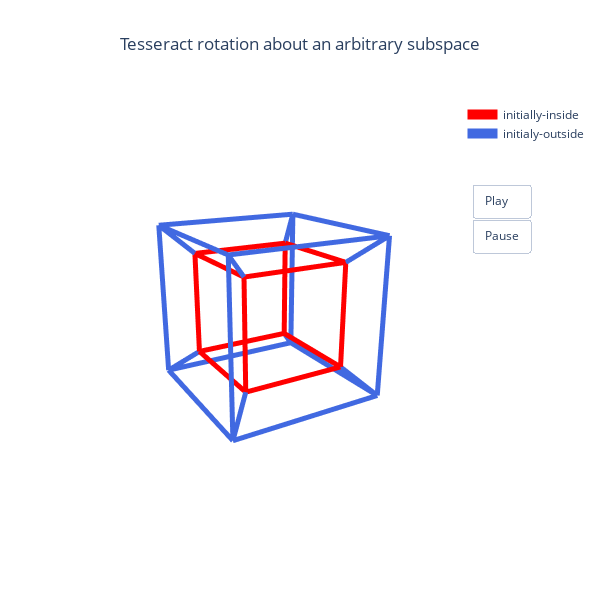

Notebook source saved alongside this figure:
### Code cell
fig.update(frames=frames); 
fig.update_layout(title_text=f'Tesseract rotation about an arbitrary subspace')
iplot(fig)

### Figure 1 — Plotly figure (JSON) as saved in the notebook; plotly's stock layout.template omitted (floating-point values rounded to 4 significant figures)
{"data": [{"line": {"color": "red", "width": 10}, "mode": "lines", "name": "initially-inside", "type": "scatter3d", "x": [-0.5, 0.5, null, 0.5, 0.5, null, 0.5, -0.5, null, -0.5, -0.5, null, -0.5, 0.5, null, 0.5, 0.5, null, 0.5, -0.5, null, -0.5, -0.5, null, -0.5, -0.5, null, 0.5, 0.5, null, 0.5, 0.5, null, -0.5, -0.5, null], "y": [-0.5, -0.5, null, -0.5, 0.5, null, 0.5, 0.5, null, 0.5, -0.5, null, -0.5, -0.5, null, -0.5, 0.5, null, 0.5, 0.5, null, 0.5, -0.5, null, -0.5, -0.5, null, -0.5, -0.5, null, 0.5, 0.5, null, 0.5, 0.5, null], "z": [-0.5, -0.5, null, -0.5, -0.5, null, -0.5, -0.5, null, -0.5, -0.5, null, 0.5, 0.5, null, 0.5, 0.5, null, 0.5, 0.5, null, 0.5, 0.5, null, -0.5, 0.5, null, -0.5, 0.5, null, -0.5, 0.5, null, -0.5, 0.5, null]}, {"line": {"color": "RoyalBlue", "width": 10}, "mode": "lines", "name": "initialy-outside", "type": "scatter3d", "x": [-0.75, 0.75, null, 0.75, 0.75, null, 0.75, -0.75, null, -0.75, -0.75, null, -0.75, 0.75, null, 0.75, 0.75, null, 0.75, -0.75, null, -0.75, -0.75, null, -0.75, -0.75, null, 0.75, 0.75, null, 0.75, 0.75, null, -0.75, -0.75, null, -0.5, -0.75, null, 0.5, 0.75, null, 0.5, 0.75, null, -0.5, -0.75, null, -0.5, -0.75, null, 0.5, 0.75, null, 0.5, 0.75, null, -0.5, -0.75, null], "y": [-0.75, -0.75, null, -0.75, 0.75, null, 0.75, 0.75, null, 0.75, -0.75, null, -0.75, -0.75, null, -0.75, 0.75, null, 0.75, 0.75, null, 0.75, -0.75, null, -0.75, -0.75, null, -0.75, -0.75, null, 0.75, 0.75, null, 0.75, 0.75, null, -0.5, -0.75, null, -0.5, -0.75, null, 0.5, 0.75, null, 0.5, 0.75, null, -0.5, -0.75, null, -0.5, -0.75, null, 0.5, 0.75, null, 0.5, 0.75, null], "z": [-0.75, -0.75, null, -0.75, -0.75, null, -0.75, -0.75, null, -0.75, -0.75, null, 0.75, 0.75, null, 0.75, 0.75, null, 0.75, 0.75, null, 0.75, 0.75, null, -0.75, 0.75, null, -0.75, 0.75, null, -0.75, 0.75, null, -0.75, 0.75, null, -0.5, -0.75, null, -0.5, -0.75, null, -0.5, -0.75, null, -0.5, -0.75, null, 0.5, 0.75, null, 0.5, 0.75, null, 0.5, 0.75, null, 0.5, 0.75, null]}], "layout": {"height": 600, "scene": {"aspectmode": "data", "camera": {"eye": {"x": 1.414, "y": 2.449, "z": 0.95}}, "xaxis": {"visible": false}, "yaxis": {"visible": false}, "zaxis": {"visible": false}}, "title": {"text": "Tesseract rotation about an arbitrary subspace", "x": 0.5}, "updatemenus": [{"buttons": [{"args": [null, {"frame": {"duration": 30, "redraw": true}, "fromcurrent": true, "mode": "immediate", "transition": {"duration": 0}}], "label": "Play", "method": "animate"}, {"args": [null, {"frame": {"duration": 0, "redraw": false}, "fromcurrent": true, "mode": "immediate", "transition": {"duration": 0}}], "label": "Pause", "method": "animate"}], "showactive": false, "type": "buttons", "x": 1.2, "y": 0.8}], "width": 600}}
